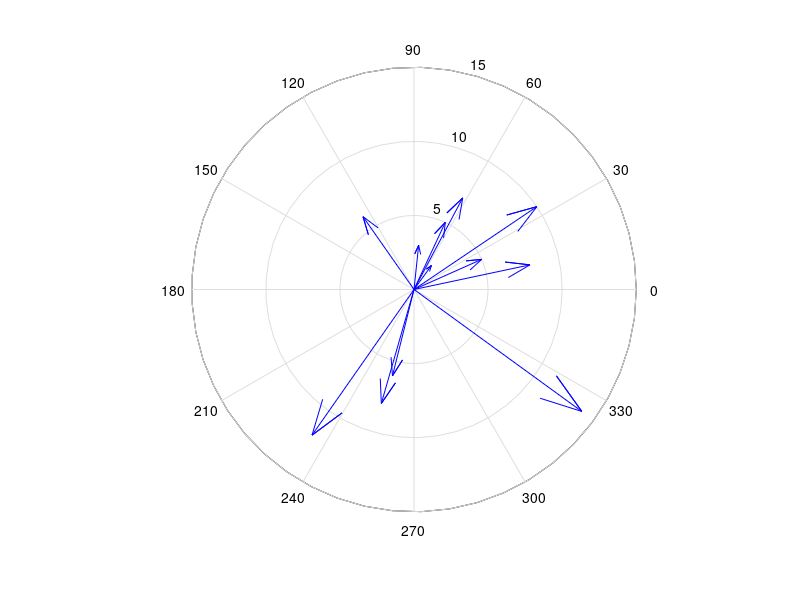

Source code (MATLAB): (Note: this script raises an error after producing the figure.)
% [绘图]罗盘图
% function Example12
% h0=figure('toolbar','none',...
%     'position',[200 150 450 250],...
%     'name','Example12');
windpower=[2 5 5 3 6 8 12 7 6 14 10 8];
winddirection=[54 24 65 84 256 12 235 62 125 324 34 254];
rdirection=winddirection*pi/180;
[x,y]=pol2cart(rdirection,windpower);
compass(x,y);
desc={'风向和风力','北京气象台','10月1日0：00到','10月1日12：00'};
gtext(desc)
